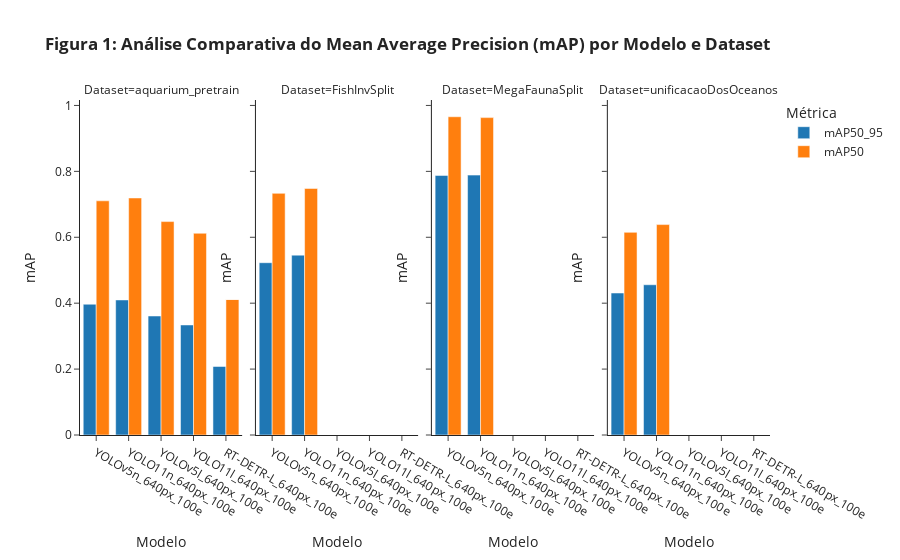
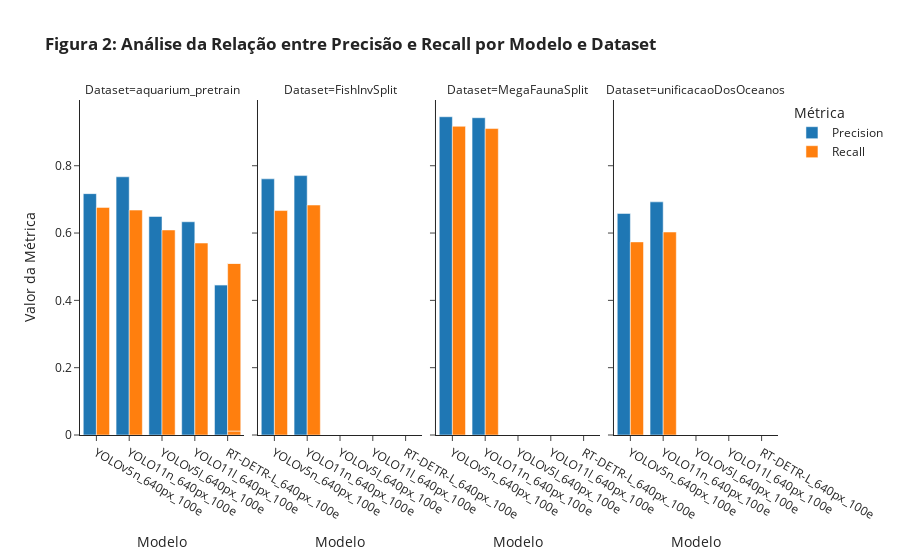
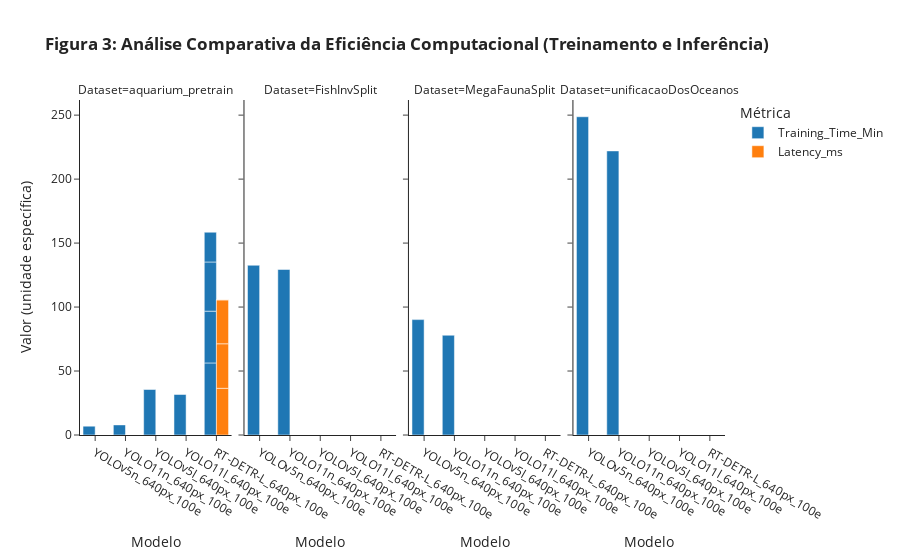

Write notebook code for charts like these, in order.
### Code cell
import pandas as pd
import plotly.express as px
from datetime import datetime
from pathlib import Path
from IPython.display import display
from typing import List, Tuple
import glob

class Config:
    PADRAO_ARQUIVO_ENTRADA: str = "resumo_comparativo_*.csv"
    PREFIXO_ARQUIVO_SAIDA: str = "unificado"

    COLUNA_TEMPO: str = 'Execution_Time'
    COLUNAS_IDENTIFICADORAS: List[str] = ['Job_Name', 'Dataset']

    METRICAS_PERFORMANCE: List[str] = ['mAP50_95', 'mAP50', 'Precision', 'Recall', 'F1_Score']
    METRICAS_CUSTO: List[str] = ['Training_Time_Min', 'Latency_ms']

    @classmethod
    def colunas_todas_metricas(cls) -> List[str]:
        return cls.METRICAS_PERFORMANCE + cls.METRICAS_CUSTO

def carregar_dados(padrao_busca: str, prefixo_excluir: str) -> Tuple[List[pd.DataFrame], List[Path]]:
    caminhos = [Path(p) for p in glob.glob(padrao_busca)]
    arquivos_validos = [p for p in caminhos if not p.name.startswith(prefixo_excluir)]

    if not arquivos_validos:
        print("[AVISO] Nenhum arquivo CSV para análise foi encontrado.")
        return [], []

    print(f"Arquivos encontrados para unificação: {[p.name for p in arquivos_validos]}")
    dataframes, arquivos_lidos = [], []
    for caminho in arquivos_validos:
        try:
            df = pd.read_csv(caminho)
            try:
                timestamp_str = '_'.join(caminho.stem.split('_')[-2:])
                df[Config.COLUNA_TEMPO] = datetime.strptime(timestamp_str, '%d-%m-%Y_%H-%M-%S')
            except (ValueError, IndexError):
                df[Config.COLUNA_TEMPO] = datetime.fromtimestamp(caminho.stat().st_mtime)
            dataframes.append(df)
            arquivos_lidos.append(caminho)
        except Exception as e:
            print(f"[ERRO] Falha ao ler o arquivo {caminho.name}: {e}")
    return dataframes, arquivos_lidos

def preparar_dataframe(dfs: List[pd.DataFrame]) -> pd.DataFrame:
    if not dfs: return pd.DataFrame()
    df = pd.concat(dfs, ignore_index=True)
    linhas_iniciais = len(df)
    df.drop_duplicates(inplace=True)

    for col in Config.colunas_todas_metricas():
        if col in df.columns:
            df[col] = pd.to_numeric(df[col], errors='coerce')
    df.dropna(subset=Config.colunas_todas_metricas(), inplace=True)

    print(f"Processamento concluído: {linhas_iniciais - len(df)} linhas inválidas removidas. Total de {len(df)} linhas válidas.")
    return df.sort_values(Config.COLUNA_TEMPO).reset_index(drop=True)

def apresentar_tabela_consolidada(df: pd.DataFrame) -> None:
    print("\n" + "="*80 + "\nPASSO 2: RESULTADOS QUANTITATIVOS CONSOLIDADOS\n" + "="*80)
    try:
        tabela_pivot = df.pivot_table(index='Job_Name', columns='Dataset', values=Config.METRICAS_PERFORMANCE)
        tabela_pivot_formatada = tabela_pivot.swaplevel(0, 1, axis=1)
        tabela_pivot_formatada.sort_index(axis=1, level=0, inplace=True)

        styled_table = tabela_pivot_formatada.style.format("{:.4f}") \
                .highlight_max(color='#D4EDDA', axis=0) \
                .set_caption("Tabela 2: Análise Quantitativa Detalhada do Desempenho dos Modelos nos Datasets de Avaliação.")
        display(styled_table)
    except Exception as e:
        print(f"[ERRO] Não foi possível gerar a tabela consolidada: {e}")

def apresentar_destaques(df: pd.DataFrame) -> None:
    print("\n" + "="*80 + "\nPASSO 3: SÍNTESE DOS MELHORES RESULTADOS\n" + "="*80)

    destaques_data = {
        'Melhor mAP@.50-.95': df.loc[df['mAP50_95'].idxmax()],
        'Melhor Precisão': df.loc[df['Precision'].idxmax()],
        'Melhor Recall': df.loc[df['Recall'].idxmax()],
        'Menor Latência (Inferência)': df.loc[df['Latency_ms'].idxmin()]
    }

    df_destaques = pd.DataFrame(destaques_data).T[Config.COLUNAS_IDENTIFICADORAS + Config.colunas_todas_metricas()]
    display(df_destaques.style.set_caption("Tabela 3: Síntese dos modelos de melhor desempenho para as principais métricas.") \
            .format(precision=4).background_gradient(cmap='viridis', axis=0))

def apresentar_visualizacoes(df: pd.DataFrame) -> None:
    print("\n" + "="*80 + "\nPASSO 4: ANÁLISE GRÁFICA COMPARATIVA\n" + "="*80)

    df_melt_map = df.melt(id_vars=Config.COLUNAS_IDENTIFICADORAS, value_vars=['mAP50_95', 'mAP50'], var_name='Métrica', value_name='Valor')
    fig1 = px.bar(df_melt_map, x='Job_Name', y='Valor', color='Métrica', barmode='group', facet_col='Dataset',
                  title='<b>Figura 1: Análise Comparativa do Mean Average Precision (mAP) por Modelo e Dataset</b>',
                  labels={'Valor': 'Valor mAP', 'Job_Name': 'Modelo'}, template='simple_white')
    fig1.update_yaxes(rangemode='tozero', title_text='mAP')
    fig1.show()

    df_melt_pr = df.melt(id_vars=Config.COLUNAS_IDENTIFICADORAS, value_vars=['Precision', 'Recall'], var_name='Métrica', value_name='Valor')
    fig2 = px.bar(df_melt_pr, x='Job_Name', y='Valor', color='Métrica', barmode='group', facet_col='Dataset',
                  title='<b>Figura 2: Análise da Relação entre Precisão e Recall por Modelo e Dataset</b>',
                  labels={'Valor': 'Valor da Métrica', 'Job_Name': 'Modelo'}, template='simple_white')
    fig2.update_yaxes(rangemode='tozero')
    fig2.show()

    df_melt_custo = df.melt(id_vars=Config.COLUNAS_IDENTIFICADORAS, value_vars=Config.METRICAS_CUSTO, var_name='Métrica', value_name='Valor')
    fig3 = px.bar(df_melt_custo, x='Job_Name', y='Valor', color='Métrica', barmode='group', facet_col='Dataset',
                  title='<b>Figura 3: Análise Comparativa da Eficiência Computacional (Treinamento e Inferência)</b>',
                  labels={'Valor': 'Valor (unidade específica)', 'Job_Name': 'Modelo'}, template='simple_white')
    fig3.update_yaxes(rangemode='tozero')
    fig3.show()

def salvar_dados_unificados(df: pd.DataFrame, arquivos_originais: List[Path], prefixo: str) -> None:
    nomes_base = '-'.join([p.stem for p in arquivos_originais])
    nome_alternativo = f"de_{len(arquivos_originais)}_arquivos_unificados"

    if len(prefixo) + len(nomes_base) > 150:
        print(f"[AVISO] O nome do arquivo gerado seria muito longo. Usando um nome simplificado.")
        nomes_base = nome_alternativo

    timestamp = datetime.now().strftime('%Y-%m-%d_%H-%M-%S')
    nome_arquivo = f"{prefixo}_{nomes_base}_{timestamp}.csv"

    try:
        df.to_csv(nome_arquivo, index=False, encoding='utf-8-sig')
        print("\n" + "="*80 + f"\n[SUCESSO] Arquivo consolidado salvo como: '{nome_arquivo}'\n" + "="*80)
    except Exception as e:
        print(f"\n[ERRO CRÍTICO] Falha ao salvar o arquivo unificado: {e}")

if __name__ == "__main__":
    print("="*80 + "\nINICIANDO A AVALIAÇÃO EXPERIMENTAL COMPARATIVA\n" + "="*80)

    lista_dfs, arquivos_processados = carregar_dados(Config.PADRAO_ARQUIVO_ENTRADA, Config.PREFIXO_ARQUIVO_SAIDA)
    df_final = preparar_dataframe(lista_dfs)

    if not df_final.empty:
        apresentar_tabela_consolidada(df_final)
        apresentar_destaques(df_final)
        apresentar_visualizacoes(df_final)
        salvar_dados_unificados(df_final, arquivos_processados, Config.PREFIXO_ARQUIVO_SAIDA)
    else:
        print("\n" + "="*80 + "\nANÁLISE INTERROMPIDA: Nenhum dado válido foi encontrado.\n" + "="*80)

### Figure 1 — Plotly figure (JSON) as saved in the notebook; plotly's stock layout.template omitted (floating-point values rounded to 4 significant figures)
{"data": [{"alignmentgroup": "True", "hovertemplate": "Métrica=mAP50_95<br>Dataset=aquarium_pretrain<br>Modelo=%{x}<br>Valor mAP=%{y}<extra></extra>", "legendgroup": "mAP50_95", "marker": {"color": "#1F77B4", "pattern": {"shape": ""}}, "name": "mAP50_95", "offsetgroup": "mAP50_95", "orientation": "v", "showlegend": true, "textposition": "auto", "x": ["YOLOv5n_640px_100e", "YOLO11n_640px_100e", "YOLOv5l_640px_100e", "YOLO11l_640px_100e", "RT-DETR-L_640px_100e", "RT-DETR-L_640px_100e", "RT-DETR-L_640px_100e", "RT-DETR-L_640px_100e"], "xaxis": "x", "y": [0.3968, 0.4098, 0.3611, 0.3339, 0.0, 0.2094, 0.0001, 0.0], "yaxis": "y", "type": "bar"}, {"alignmentgroup": "True", "hovertemplate": "Métrica=mAP50_95<br>Dataset=FishInvSplit<br>Modelo=%{x}<br>Valor mAP=%{y}<extra></extra>", "legendgroup": "mAP50_95", "marker": {"color": "#1F77B4", "pattern": {"shape": ""}}, "name": "mAP50_95", "offsetgroup": "mAP50_95", "orientation": "v", "showlegend": false, "textposition": "auto", "x": ["YOLOv5n_640px_100e", "YOLO11n_640px_100e"], "xaxis": "x2", "y": [0.5228, 0.5458], "yaxis": "y2", "type": "bar"}, {"alignmentgroup": "True", "hovertemplate": "Métrica=mAP50_95<br>Dataset=MegaFaunaSplit<br>Modelo=%{x}<br>Valor mAP=%{y}<extra></extra>", "legendgroup": "mAP50_95", "marker": {"color": "#1F77B4", "pattern": {"shape": ""}}, "name": "mAP50_95", "offsetgroup": "mAP50_95", "orientation": "v", "showlegend": false, "textposition": "auto", "x": ["YOLOv5n_640px_100e", "YOLO11n_640px_100e"], "xaxis": "x3", "y": [0.7876, 0.7886], "yaxis": "y3", "type": "bar"}, {"alignmentgroup": "True", "hovertemplate": "Métrica=mAP50_95<br>Dataset=unificacaoDosOceanos<br>Modelo=%{x}<br>Valor mAP=%{y}<extra></extra>", "legendgroup": "mAP50_95", "marker": {"color": "#1F77B4", "pattern": {"shape": ""}}, "name": "mAP50_95", "offsetgroup": "mAP50_95", "orientation": "v", "showlegend": false, "textposition": "auto", "x": ["YOLOv5n_640px_100e", "YOLO11n_640px_100e"], "xaxis": "x4", "y": [0.4308, 0.4559], "yaxis": "y4", "type": "bar"}, {"alignmentgroup": "True", "hovertemplate": "Métrica=mAP50<br>Dataset=aquarium_pretrain<br>Modelo=%{x}<br>Valor mAP=%{y}<extra></extra>", "legendgroup": "mAP50", "marker": {"color": "#FF7F0E", "pattern": {"shape": ""}}, "name": "mAP50", "offsetgroup": "mAP50", "orientation": "v", "showlegend": true, "textposition": "auto", "x": ["YOLOv5n_640px_100e", "YOLO11n_640px_100e", "YOLOv5l_640px_100e", "YOLO11l_640px_100e", "RT-DETR-L_640px_100e", "RT-DETR-L_640px_100e", "RT-DETR-L_640px_100e", "RT-DETR-L_640px_100e"], "xaxis": "x", "y": [0.7106, 0.7192, 0.6476, 0.6121, 0.0001, 0.4118, 0.0003, 0.0], "yaxis": "y", "type": "bar"}, {"alignmentgroup": "True", "hovertemplate": "Métrica=mAP50<br>Dataset=FishInvSplit<br>Modelo=%{x}<br>Valor mAP=%{y}<extra></extra>", "legendgroup": "mAP50", "marker": {"color": "#FF7F0E", "pattern": {"shape": ""}}, "name": "mAP50", "offsetgroup": "mAP50", "orientation": "v", "showlegend": false, "textposition": "auto", "x": ["YOLOv5n_640px_100e", "YOLO11n_640px_100e"], "xaxis": "x2", "y": [0.7332, 0.7481], "yaxis": "y2", "type": "bar"}, {"alignmentgroup": "True", "hovertemplate": "Métrica=mAP50<br>Dataset=MegaFaunaSplit<br>Modelo=%{x}<br>Valor mAP=%{y}<extra></extra>", "legendgroup": "mAP50", "marker": {"color": "#FF7F0E", "pattern": {"shape": ""}}, "name": "mAP50", "offsetgroup": "mAP50", "orientation": "v", "showlegend": false, "textposition": "auto", "x": ["YOLOv5n_640px_100e", "YOLO11n_640px_100e"], "xaxis": "x3", "y": [0.9657, 0.9631], "yaxis": "y3", "type": "bar"}, {"alignmentgroup": "True", "hovertemplate": "Métrica=mAP50<br>Dataset=unificacaoDosOceanos<br>Modelo=%{x}<br>Valor mAP=%{y}<extra></extra>", "legendgroup": "mAP50", "marker": {"color": "#FF7F0E", "pattern": {"shape": ""}}, "name": "mAP50", "offsetgroup": "mAP50", "orientation": "v", "showlegend": false, "textposition": "auto", "x": ["YOLOv5n_640px_100e", "YOLO11n_640px_100e"], "xaxis": "x4", "y": [0.6149, 0.6385], "yaxis": "y4", "type": "bar"}], "layout": {"xaxis": {"anchor": "y", "domain": [0.0, 0.235], "title": {"text": "Modelo"}}, "yaxis": {"anchor": "x", "domain": [0.0, 1.0], "title": {"text": "mAP"}, "rangemode": "tozero"}, "xaxis2": {"anchor": "y2", "domain": [0.255, 0.49], "matches": "x", "title": {"text": "Modelo"}}, "yaxis2": {"anchor": "x2", "domain": [0.0, 1.0], "matches": "y", "showticklabels": false, "title": {"text": "mAP"}, "rangemode": "tozero"}, "xaxis3": {"anchor": "y3", "domain": [0.51, 0.745], "matches": "x", "title": {"text": "Modelo"}}, "yaxis3": {"anchor": "x3", "domain": [0.0, 1.0], "matches": "y", "showticklabels": false, "title": {"text": "mAP"}, "rangemode": "tozero"}, "xaxis4": {"anchor": "y4", "domain": [0.765, 1.0], "matches": "x", "title": {"text": "Modelo"}}, "yaxis4": {"anchor": "x4", "domain": [0.0, 1.0], "matches": "y", "showticklabels": false, "title": {"text": "mAP"}, "rangemode": "tozero"}, "annotations": [{"font": {}, "showarrow": false, "text": "Dataset=aquarium_pretrain", "x": 0.1175, "xanchor": "center", "xref": "paper", "y": 1.0, "yanchor": "bottom", "yref": "paper"}, {"font": {}, "showarrow": false, "text": "Dataset=FishInvSplit", "x": 0.3725, "xanchor": "center", "xref": "paper", "y": 1.0, "yanchor": "bottom", "yref": "paper"}, {"font": {}, "showarrow": false, "text": "Dataset=MegaFaunaSplit", "x": 0.6275, "xanchor": "center", "xref": "paper", "y": 1.0, "yanchor": "bottom", "yref": "paper"}, {"font": {}, "showarrow": false, "text": "Dataset=unificacaoDosOceanos", "x": 0.8825, "xanchor": "center", "xref": "paper", "y": 1.0, "yanchor": "bottom", "yref": "paper"}], "legend": {"title": {"text": "Métrica"}, "tracegroupgap": 0}, "title": {"text": "<b>Figura 1: Análise Comparativa do Mean Average Precision (mAP) por Modelo e Dataset</b>"}, "barmode": "group"}}

### Figure 2 — Plotly figure (JSON) as saved in the notebook; plotly's stock layout.template omitted (floating-point values rounded to 4 significant figures)
{"data": [{"alignmentgroup": "True", "hovertemplate": "Métrica=Precision<br>Dataset=aquarium_pretrain<br>Modelo=%{x}<br>Valor da Métrica=%{y}<extra></extra>", "legendgroup": "Precision", "marker": {"color": "#1F77B4", "pattern": {"shape": ""}}, "name": "Precision", "offsetgroup": "Precision", "orientation": "v", "showlegend": true, "textposition": "auto", "x": ["YOLOv5n_640px_100e", "YOLO11n_640px_100e", "YOLOv5l_640px_100e", "YOLO11l_640px_100e", "RT-DETR-L_640px_100e", "RT-DETR-L_640px_100e", "RT-DETR-L_640px_100e", "RT-DETR-L_640px_100e"], "xaxis": "x", "y": [0.7171, 0.7671, 0.6492, 0.6335, 0.0002, 0.4462, 0.0005, 0.0], "yaxis": "y", "type": "bar"}, {"alignmentgroup": "True", "hovertemplate": "Métrica=Precision<br>Dataset=FishInvSplit<br>Modelo=%{x}<br>Valor da Métrica=%{y}<extra></extra>", "legendgroup": "Precision", "marker": {"color": "#1F77B4", "pattern": {"shape": ""}}, "name": "Precision", "offsetgroup": "Precision", "orientation": "v", "showlegend": false, "textposition": "auto", "x": ["YOLOv5n_640px_100e", "YOLO11n_640px_100e"], "xaxis": "x2", "y": [0.761, 0.7706], "yaxis": "y2", "type": "bar"}, {"alignmentgroup": "True", "hovertemplate": "Métrica=Precision<br>Dataset=MegaFaunaSplit<br>Modelo=%{x}<br>Valor da Métrica=%{y}<extra></extra>", "legendgroup": "Precision", "marker": {"color": "#1F77B4", "pattern": {"shape": ""}}, "name": "Precision", "offsetgroup": "Precision", "orientation": "v", "showlegend": false, "textposition": "auto", "x": ["YOLOv5n_640px_100e", "YOLO11n_640px_100e"], "xaxis": "x3", "y": [0.9455, 0.9426], "yaxis": "y3", "type": "bar"}, {"alignmentgroup": "True", "hovertemplate": "Métrica=Precision<br>Dataset=unificacaoDosOceanos<br>Modelo=%{x}<br>Valor da Métrica=%{y}<extra></extra>", "legendgroup": "Precision", "marker": {"color": "#1F77B4", "pattern": {"shape": ""}}, "name": "Precision", "offsetgroup": "Precision", "orientation": "v", "showlegend": false, "textposition": "auto", "x": ["YOLOv5n_640px_100e", "YOLO11n_640px_100e"], "xaxis": "x4", "y": [0.6582, 0.6926], "yaxis": "y4", "type": "bar"}, {"alignmentgroup": "True", "hovertemplate": "Métrica=Recall<br>Dataset=aquarium_pretrain<br>Modelo=%{x}<br>Valor da Métrica=%{y}<extra></extra>", "legendgroup": "Recall", "marker": {"color": "#FF7F0E", "pattern": {"shape": ""}}, "name": "Recall", "offsetgroup": "Recall", "orientation": "v", "showlegend": true, "textposition": "auto", "x": ["YOLOv5n_640px_100e", "YOLO11n_640px_100e", "YOLOv5l_640px_100e", "YOLO11l_640px_100e", "RT-DETR-L_640px_100e", "RT-DETR-L_640px_100e", "RT-DETR-L_640px_100e", "RT-DETR-L_640px_100e"], "xaxis": "x", "y": [0.6762, 0.6682, 0.6091, 0.5703, 0.0118, 0.4981, 0.0009, 0.0], "yaxis": "y", "type": "bar"}, {"alignmentgroup": "True", "hovertemplate": "Métrica=Recall<br>Dataset=FishInvSplit<br>Modelo=%{x}<br>Valor da Métrica=%{y}<extra></extra>", "legendgroup": "Recall", "marker": {"color": "#FF7F0E", "pattern": {"shape": ""}}, "name": "Recall", "offsetgroup": "Recall", "orientation": "v", "showlegend": false, "textposition": "auto", "x": ["YOLOv5n_640px_100e", "YOLO11n_640px_100e"], "xaxis": "x2", "y": [0.6668, 0.6832], "yaxis": "y2", "type": "bar"}, {"alignmentgroup": "True", "hovertemplate": "Métrica=Recall<br>Dataset=MegaFaunaSplit<br>Modelo=%{x}<br>Valor da Métrica=%{y}<extra></extra>", "legendgroup": "Recall", "marker": {"color": "#FF7F0E", "pattern": {"shape": ""}}, "name": "Recall", "offsetgroup": "Recall", "orientation": "v", "showlegend": false, "textposition": "auto", "x": ["YOLOv5n_640px_100e", "YOLO11n_640px_100e"], "xaxis": "x3", "y": [0.9171, 0.9104], "yaxis": "y3", "type": "bar"}, {"alignmentgroup": "True", "hovertemplate": "Métrica=Recall<br>Dataset=unificacaoDosOceanos<br>Modelo=%{x}<br>Valor da Métrica=%{y}<extra></extra>", "legendgroup": "Recall", "marker": {"color": "#FF7F0E", "pattern": {"shape": ""}}, "name": "Recall", "offsetgroup": "Recall", "orientation": "v", "showlegend": false, "textposition": "auto", "x": ["YOLOv5n_640px_100e", "YOLO11n_640px_100e"], "xaxis": "x4", "y": [0.5737, 0.603], "yaxis": "y4", "type": "bar"}], "layout": {"xaxis": {"anchor": "y", "domain": [0.0, 0.235], "title": {"text": "Modelo"}}, "yaxis": {"anchor": "x", "domain": [0.0, 1.0], "title": {"text": "Valor da Métrica"}, "rangemode": "tozero"}, "xaxis2": {"anchor": "y2", "domain": [0.255, 0.49], "matches": "x", "title": {"text": "Modelo"}}, "yaxis2": {"anchor": "x2", "domain": [0.0, 1.0], "matches": "y", "showticklabels": false, "rangemode": "tozero"}, "xaxis3": {"anchor": "y3", "domain": [0.51, 0.745], "matches": "x", "title": {"text": "Modelo"}}, "yaxis3": {"anchor": "x3", "domain": [0.0, 1.0], "matches": "y", "showticklabels": false, "rangemode": "tozero"}, "xaxis4": {"anchor": "y4", "domain": [0.765, 1.0], "matches": "x", "title": {"text": "Modelo"}}, "yaxis4": {"anchor": "x4", "domain": [0.0, 1.0], "matches": "y", "showticklabels": false, "rangemode": "tozero"}, "annotations": [{"font": {}, "showarrow": false, "text": "Dataset=aquarium_pretrain", "x": 0.1175, "xanchor": "center", "xref": "paper", "y": 1.0, "yanchor": "bottom", "yref": "paper"}, {"font": {}, "showarrow": false, "text": "Dataset=FishInvSplit", "x": 0.3725, "xanchor": "center", "xref": "paper", "y": 1.0, "yanchor": "bottom", "yref": "paper"}, {"font": {}, "showarrow": false, "text": "Dataset=MegaFaunaSplit", "x": 0.6275, "xanchor": "center", "xref": "paper", "y": 1.0, "yanchor": "bottom", "yref": "paper"}, {"font": {}, "showarrow": false, "text": "Dataset=unificacaoDosOceanos", "x": 0.8825, "xanchor": "center", "xref": "paper", "y": 1.0, "yanchor": "bottom", "yref": "paper"}], "legend": {"title": {"text": "Métrica"}, "tracegroupgap": 0}, "title": {"text": "<b>Figura 2: Análise da Relação entre Precisão e Recall por Modelo e Dataset</b>"}, "barmode": "group"}}

### Figure 3 — Plotly figure (JSON) as saved in the notebook; plotly's stock layout.template omitted (floating-point values rounded to 4 significant figures)
{"data": [{"alignmentgroup": "True", "hovertemplate": "Métrica=Training_Time_Min<br>Dataset=aquarium_pretrain<br>Modelo=%{x}<br>Valor (unidade específica)=%{y}<extra></extra>", "legendgroup": "Training_Time_Min", "marker": {"color": "#1F77B4", "pattern": {"shape": ""}}, "name": "Training_Time_Min", "offsetgroup": "Training_Time_Min", "orientation": "v", "showlegend": true, "textposition": "auto", "x": ["YOLOv5n_640px_100e", "YOLO11n_640px_100e", "YOLOv5l_640px_100e", "YOLO11l_640px_100e", "RT-DETR-L_640px_100e", "RT-DETR-L_640px_100e", "RT-DETR-L_640px_100e", "RT-DETR-L_640px_100e"], "xaxis": "x", "y": [6.923, 7.895, 35.56, 31.66, 56.33, 40.45, 38.44, 23.27], "yaxis": "y", "type": "bar"}, {"alignmentgroup": "True", "hovertemplate": "Métrica=Training_Time_Min<br>Dataset=FishInvSplit<br>Modelo=%{x}<br>Valor (unidade específica)=%{y}<extra></extra>", "legendgroup": "Training_Time_Min", "marker": {"color": "#1F77B4", "pattern": {"shape": ""}}, "name": "Training_Time_Min", "offsetgroup": "Training_Time_Min", "orientation": "v", "showlegend": false, "textposition": "auto", "x": ["YOLOv5n_640px_100e", "YOLO11n_640px_100e"], "xaxis": "x2", "y": [132.7, 129.4], "yaxis": "y2", "type": "bar"}, {"alignmentgroup": "True", "hovertemplate": "Métrica=Training_Time_Min<br>Dataset=MegaFaunaSplit<br>Modelo=%{x}<br>Valor (unidade específica)=%{y}<extra></extra>", "legendgroup": "Training_Time_Min", "marker": {"color": "#1F77B4", "pattern": {"shape": ""}}, "name": "Training_Time_Min", "offsetgroup": "Training_Time_Min", "orientation": "v", "showlegend": false, "textposition": "auto", "x": ["YOLOv5n_640px_100e", "YOLO11n_640px_100e"], "xaxis": "x3", "y": [90.18, 77.97], "yaxis": "y3", "type": "bar"}, {"alignmentgroup": "True", "hovertemplate": "Métrica=Training_Time_Min<br>Dataset=unificacaoDosOceanos<br>Modelo=%{x}<br>Valor (unidade específica)=%{y}<extra></extra>", "legendgroup": "Training_Time_Min", "marker": {"color": "#1F77B4", "pattern": {"shape": ""}}, "name": "Training_Time_Min", "offsetgroup": "Training_Time_Min", "orientation": "v", "showlegend": false, "textposition": "auto", "x": ["YOLOv5n_640px_100e", "YOLO11n_640px_100e"], "xaxis": "x4", "y": [248.7, 222.0], "yaxis": "y4", "type": "bar"}, {"alignmentgroup": "True", "hovertemplate": "Métrica=Latency_ms<br>Dataset=aquarium_pretrain<br>Modelo=%{x}<br>Valor (unidade específica)=%{y}<extra></extra>", "legendgroup": "Latency_ms", "marker": {"color": "#FF7F0E", "pattern": {"shape": ""}}, "name": "Latency_ms", "offsetgroup": "Latency_ms", "orientation": "v", "showlegend": true, "textposition": "auto", "x": ["YOLOv5n_640px_100e", "YOLO11n_640px_100e", "YOLOv5l_640px_100e", "YOLO11l_640px_100e", "RT-DETR-L_640px_100e", "RT-DETR-L_640px_100e", "RT-DETR-L_640px_100e", "RT-DETR-L_640px_100e"], "xaxis": "x", "y": [0.0, 0.0, 0.0, 0.0, 36.5, 34.81, 34.37, 0.0], "yaxis": "y", "type": "bar"}, {"alignmentgroup": "True", "hovertemplate": "Métrica=Latency_ms<br>Dataset=FishInvSplit<br>Modelo=%{x}<br>Valor (unidade específica)=%{y}<extra></extra>", "legendgroup": "Latency_ms", "marker": {"color": "#FF7F0E", "pattern": {"shape": ""}}, "name": "Latency_ms", "offsetgroup": "Latency_ms", "orientation": "v", "showlegend": false, "textposition": "auto", "x": ["YOLOv5n_640px_100e", "YOLO11n_640px_100e"], "xaxis": "x2", "y": [0.0, 0.0], "yaxis": "y2", "type": "bar"}, {"alignmentgroup": "True", "hovertemplate": "Métrica=Latency_ms<br>Dataset=MegaFaunaSplit<br>Modelo=%{x}<br>Valor (unidade específica)=%{y}<extra></extra>", "legendgroup": "Latency_ms", "marker": {"color": "#FF7F0E", "pattern": {"shape": ""}}, "name": "Latency_ms", "offsetgroup": "Latency_ms", "orientation": "v", "showlegend": false, "textposition": "auto", "x": ["YOLOv5n_640px_100e", "YOLO11n_640px_100e"], "xaxis": "x3", "y": [0.0, 0.0], "yaxis": "y3", "type": "bar"}, {"alignmentgroup": "True", "hovertemplate": "Métrica=Latency_ms<br>Dataset=unificacaoDosOceanos<br>Modelo=%{x}<br>Valor (unidade específica)=%{y}<extra></extra>", "legendgroup": "Latency_ms", "marker": {"color": "#FF7F0E", "pattern": {"shape": ""}}, "name": "Latency_ms", "offsetgroup": "Latency_ms", "orientation": "v", "showlegend": false, "textposition": "auto", "x": ["YOLOv5n_640px_100e", "YOLO11n_640px_100e"], "xaxis": "x4", "y": [0.0, 0.0], "yaxis": "y4", "type": "bar"}], "layout": {"xaxis": {"anchor": "y", "domain": [0.0, 0.235], "title": {"text": "Modelo"}}, "yaxis": {"anchor": "x", "domain": [0.0, 1.0], "title": {"text": "Valor (unidade específica)"}, "rangemode": "tozero"}, "xaxis2": {"anchor": "y2", "domain": [0.255, 0.49], "matches": "x", "title": {"text": "Modelo"}}, "yaxis2": {"anchor": "x2", "domain": [0.0, 1.0], "matches": "y", "showticklabels": false, "rangemode": "tozero"}, "xaxis3": {"anchor": "y3", "domain": [0.51, 0.745], "matches": "x", "title": {"text": "Modelo"}}, "yaxis3": {"anchor": "x3", "domain": [0.0, 1.0], "matches": "y", "showticklabels": false, "rangemode": "tozero"}, "xaxis4": {"anchor": "y4", "domain": [0.765, 1.0], "matches": "x", "title": {"text": "Modelo"}}, "yaxis4": {"anchor": "x4", "domain": [0.0, 1.0], "matches": "y", "showticklabels": false, "rangemode": "tozero"}, "annotations": [{"font": {}, "showarrow": false, "text": "Dataset=aquarium_pretrain", "x": 0.1175, "xanchor": "center", "xref": "paper", "y": 1.0, "yanchor": "bottom", "yref": "paper"}, {"font": {}, "showarrow": false, "text": "Dataset=FishInvSplit", "x": 0.3725, "xanchor": "center", "xref": "paper", "y": 1.0, "yanchor": "bottom", "yref": "paper"}, {"font": {}, "showarrow": false, "text": "Dataset=MegaFaunaSplit", "x": 0.6275, "xanchor": "center", "xref": "paper", "y": 1.0, "yanchor": "bottom", "yref": "paper"}, {"font": {}, "showarrow": false, "text": "Dataset=unificacaoDosOceanos", "x": 0.8825, "xanchor": "center", "xref": "paper", "y": 1.0, "yanchor": "bottom", "yref": "paper"}], "legend": {"title": {"text": "Métrica"}, "tracegroupgap": 0}, "title": {"text": "<b>Figura 3: Análise Comparativa da Eficiência Computacional (Treinamento e Inferência)</b>"}, "barmode": "group"}}
